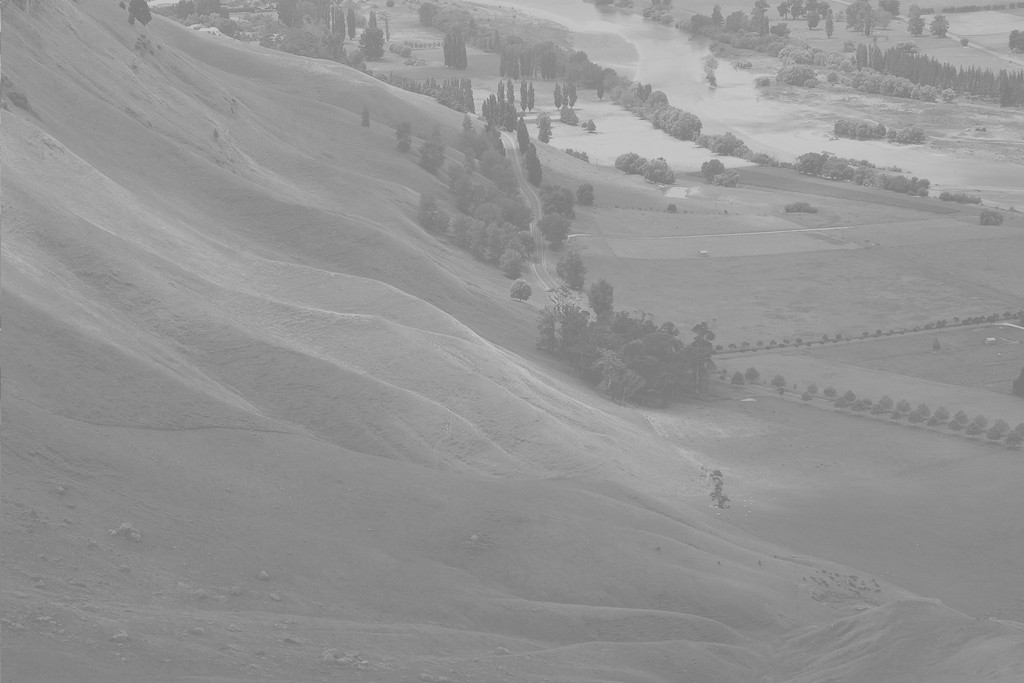
#> input picture _notebooks/2021-09-05-Unequalized_Hawkes_Bay_NZ.jpeg, 1024 x 683 px
$ jupyter execute --allow-errors '2021-09-05-(노트) Boxplot, Histogram [파이썬].ipynb'
#> lines starting #> are read from the running program, lines starting #| are printed output that depends on the picture
# (노트) Boxplot, Histogram
> 완성

- toc:true
- branch: master
- badges: true
- comments: true
- author: 신록예찬
- hide: false
- categories: [파이썬]

### About this doc

`-` 데이터시각화 강의 드래프트

### import

[cell 1]
import matplotlib.pyplot as plt
import numpy as np

### boxplot

`-` ref: https://matplotlib.org/3.1.1/gallery/pyplots/boxplot_demo_pyplot.html#sphx-glr-gallery-pyplots-boxplot-demo-pyplot-py

#### 전북고예제: 평균은 괜찮은 측정값인가? (통계학과)

`-` 전북고등학교에서 통계학을 수업하는 두 선생님이 있다. 편의상 A 선생님과 B 선생님이라고 하자. A 선생님이 강의한 반의 통계학 점수는 평균 79.1점, B 선생님이 강의한 반의 통계학 점수는 평균 78.3점 이라고 하자.

`-` 의사결정: A 선생님에게 배운 학생들의 실력이 평균적으로 좋을것이다.

[cell 2]
y1=[75,75,76,76,77,77,79,79,79,98] ## A 선생님에게 통계학을 배운 학생의 점수들
y2=[76,76,77,77,78,78,80,80,80,81] ## B 선생님에게 통계학을 배운 학생의 점수들

[cell 3]
np.mean(y1), np.mean(y2)

`-` 평균은 A반(=A선생님에게 통계학을 배운 반)이 더 높다. 그런데 98점을 받은 학생때문에 전체 평균이 올라간것이지 나머지 학생들은 모두 B반(=B선생님에게 통계학을 배운 반) 학생들의 점수가 더 높다.

`-` 단순한 평균비교보다 분포를 비교하는것이 중요함. 분포를 살펴보는 방법중 하나로는 박스플랏이 있다.

[cell 4]
plt.boxplot(y1)

- A반의 boxplot
- 뚝 떨어진 하나의 점은 98점
- 붉은 선은 중앙값 (평균이 아니라 중앙값)
- 나머지 점들은 7~80점에 분포되어있다.

[cell 5]
plt.boxplot(y2)

- B반의 boxplot

`-` 따로따로 그리는것은 별로 좋지않은 시각화 방법같다. (한눈에 보이지 않음, y축의 scale도 다름)

`-` 아래와 같이 개선해보자.

[cell 6]
plt.boxplot([y1,y2])

`-` 미적인 요소가 아쉽긴 하지만 이정도는 괜찮다.

#### 박스플랏이란? (통계학과)

`-` ref: https://towardsdatascience.com/understanding-boxplots-5e2df7bcbd51
 - github: https://github.com/mGalarnyk/Python_Tutorials/blob/master/Statistics/boxplot/box_plot.ipynb

`-` 아래의 그림을 보면서 이해하자.

[cell 7]
#collapse
np.random.seed(916170)

# connection path is here: https://stackoverflow.com/questions/6146290/plotting-a-line-over-several-graphs
mu, sigma = 0, 1 # mean and standard deviation
s = np.random.normal(mu, sigma, 1000)

fig, axes = plt.subplots(nrows = 1, ncols = 1, figsize=(10, 5))

# rectangular box plot
bplot = axes.boxplot(s,
                vert=False,
                patch_artist=True,
                showfliers=True, # This would show outliers (the remaining .7% of the data)
                positions = [0],
                boxprops = dict(linestyle='--', linewidth=2, color='Black', facecolor = 'red', alpha = .4),
                medianprops = dict(linestyle='-', linewidth=2, color='Yellow'),
                whiskerprops = dict(linestyle='-', linewidth=2, color='Blue', alpha = .4),
                capprops = dict(linestyle='-', linewidth=2, color='Black'),
                flierprops = dict(marker='o', markerfacecolor='green', markersize=10,
                  linestyle='none', alpha = .4),
                widths = .3,
                zorder = 1)

axes.set_xlim(-4, 4)
plt.xticks(fontsize = 14)

axes.set_yticks([])
axes.annotate(r'',
            xy=(-.73, .205), xycoords='data',
            xytext=(.66, .205), textcoords='data',
            arrowprops=dict(arrowstyle="|-|",
                            connectionstyle="arc3")
            );

axes.text(0, .25, "Interquartile Range \n(IQR)",  horizontalalignment='center', fontsize=18)
axes.text(0, -.21, r"Median", horizontalalignment='center', fontsize=16);
axes.text(2.65, -.15, "\"Maximum\"", horizontalalignment='center', fontsize=18);
axes.text(-2.65, -.15, "\"Minimum\"", horizontalalignment='center', fontsize=18);
axes.text(-.68, -.24, r"Q1", horizontalalignment='center', fontsize=18);
axes.text(-2.65, -.21, r"(Q1 - 1.5*IQR)", horizontalalignment='center', fontsize=16);
axes.text(.6745, -.24, r"Q3", horizontalalignment='center', fontsize=18);
axes.text(.6745, -.30, r"(75th Percentile)", horizontalalignment='center', fontsize=12);
axes.text(-.68, -.30, r"(25th Percentile)", horizontalalignment='center', fontsize=12);
axes.text(2.65, -.21, r"(Q3 + 1.5*IQR)", horizontalalignment='center', fontsize=16);

axes.annotate('Outliers', xy=(2.93,0.015), xytext=(2.52,0.20), fontsize = 18,
            arrowprops={'arrowstyle': '->', 'color': 'black', 'lw': 2},
            va='center');

axes.annotate('Outliers', xy=(-3.01,0.015), xytext=(-3.41,0.20), fontsize = 18,
            arrowprops={'arrowstyle': '->', 'color': 'black', 'lw': 2},
            va='center');

fig.tight_layout()
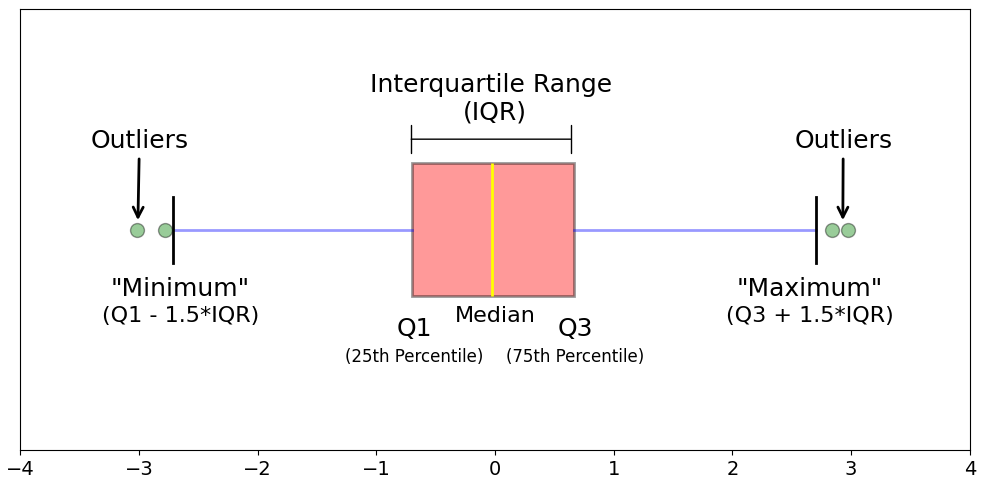
#> figure drawn by matplotlib, 1 panel

#### plotly (컴퓨터공학과)

[cell 8]
import plotly.express as px
from IPython.display import HTML
import pandas as pd

[cell 9]
A=pd.DataFrame({'y':y1,'x':['A']*len(y1)})
B=pd.DataFrame({'y':y2,'x':['B']*len(y2)})
df=pd.concat([A,B],ignore_index=True)

[cell 10]
df

[cell 11]
fig=px.box(data_frame=df,x='x',y='y')
HTML(fig.to_html(include_plotlyjs='cdn',include_mathjax=False))

### histogram

#### 히스토그램이란?

`-` X축이 변수의 구간, Y축은 그 구간에 포함된 빈도를 의미함

`-` 예를들면 아래와 같은것

[cell 12]
plt.hist(np.random.normal(loc=0,scale=1,size=10000))
#> figure, not shown here; tallest bar 3060 high, from x = -0.752 to 0.0791

#### 전북고예제

`-` 중심경향값, 집중경항치 (Measure of central tendency): 분포의 중심성을 나타내기 위한 값, 예시로는 평균 중앙값등이 있음.
- https://en.wikipedia.org/wiki/Central_tendency

`-` "평균이 항상 좋은 중심경향값은 아니다"라는 사실은 이해했음.

`-` 하지만 특수한 상황을 가정하면 평균이 좋은 중심경향값임.

[cell 13]
np.random.seed(43052)
y1=np.random.normal(loc=0,scale=1,size=10000) # 전북고 A반의 통계학 성적이라 생각하자.
y2=np.random.normal(loc=0.5,scale=1,size=10000) # 전북고 B반의 통계학 성적이라 생각하자.

[cell 14]
np.mean(y1), np.mean(y2)

[cell 15]
(np.mean(y2)-np.mean(y1)).round(3)

[cell 16]
plt.boxplot([y1,y2])

- 분포의 모양은 거의 비슷하다.

- 이런상황에서는 $B반의 성적 \approx A반의 성적+0.51$ 라고 주장해도 큰 무리가 없을 정도

`-` 정규분포를 가정하면 앞선예제와 같은 모양이 잘 안나옴.

`-` 그런데 정규분포인것은 어떻게 아는가? $\to$ 히스토그램을 그려봐서 종모양이 나오는지 살펴보자.

[cell 17]
plt.hist(y1,bins=50)
#> figure, not shown here; tallest bar 652 high, from x = -0.253 to -0.0922

[cell 18]
plt.hist(y2,bins=50)
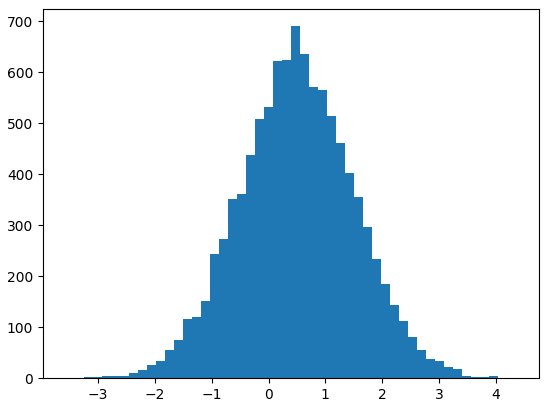
#> figure drawn by matplotlib, 1 panel; tallest bar 690 high, from x = 0.395 to 0.554

[cell 19]
plt.hist([y1,y2],bins=200)
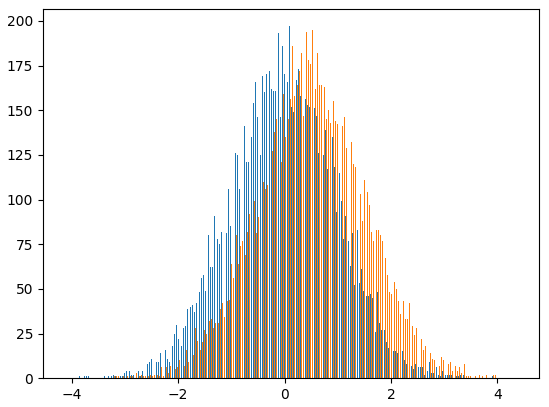
#> figure drawn by matplotlib, 1 panel; tallest bar 197 high, from x = 0.0832 to 0.1; tallest bar 195 high, from x = 0.525 to 0.542

#### seaborn

[cell 20]
A=pd.DataFrame({'y':y1,'x':['A']*len(y1)})
B=pd.DataFrame({'y':y2,'x':['B']*len(y2)})
df=pd.concat([A,B],ignore_index=True)

#> (a cell that did not finish here is left out)

#### plotnine

[cell 22]
from plotnine import *
#> (the rest of this cell did not finish here and is left out)

#### plotly

`-` 인터렉티브 그래프를 위하여 plotly 갤러리 구경

[cell 23]
import plotly.figure_factory as ff
fig = ff.create_distplot([y1,y2], ['A','B'])
HTML(fig.to_html(include_plotlyjs='cdn',include_mathjax=False))

`-` bin_size 변경

[cell 24]
fig = ff.create_distplot([y1,y2], ['A','B'], bin_size=.1)
HTML(fig.to_html(include_plotlyjs='cdn',include_mathjax=False))

`-` 밑에 분포그램 없애기

[cell 25]
fig = ff.create_distplot([y1,y2], ['A','B'], bin_size=.1,show_rug=False)
HTML(fig.to_html(include_plotlyjs='cdn',include_mathjax=False))

#### HE, Histogram Equalization

`-` ref: https://docs.opencv.org/4.5.0/d5/daf/tutorial_py_histogram_equalization.html

`-` 히스토그램 평활화: 이미지의 명암대비 개선

[cell 26]
#!pip install opencv-python
import cv2 as cv
img = cv.imread('2021-09-05-Unequalized_Hawkes_Bay_NZ.jpeg',0)
#> img is the input picture: shape (683, 1024); min 114, max 208, mean 148
plt.imshow(img,cmap='gray',vmin=0,vmax=255)
plt.colorbar()
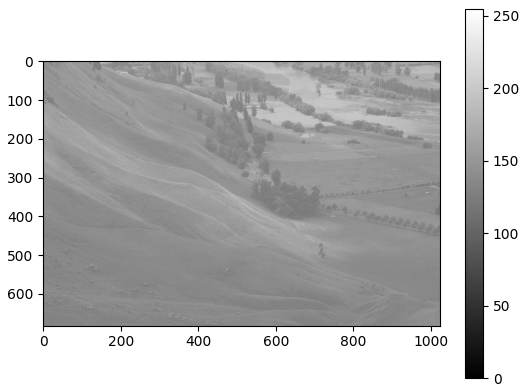
#> figure drawn by matplotlib, 2 panels

- 위키피디아의 이미지를 다운받아서 img 파일로 저장

[cell 27]
plt.imshow(img[200:300,400:500],cmap='gray',vmin=0,vmax=255)
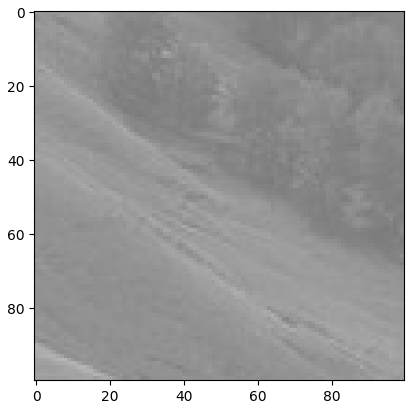
#> figure drawn by matplotlib, 1 panel

[cell 28]
plt.imshow(img[200:250,400:450],cmap='gray',vmin=0,vmax=255)
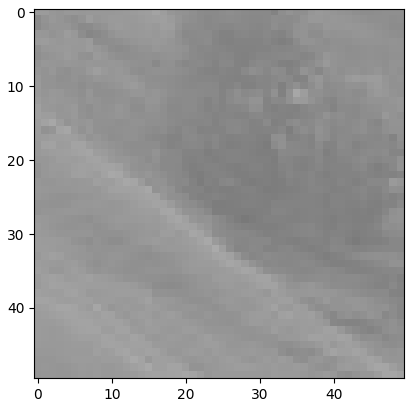
#> figure drawn by matplotlib, 1 panel

[cell 29]
df=pd.DataFrame(img)
#> df = table of 683 rows and 1024 columns
#> (the rest of this cell did not finish here and is left out)

[cell 30]
plt.hist(img.flatten(),256,[0,256],color='r')
plt.title('before HE')
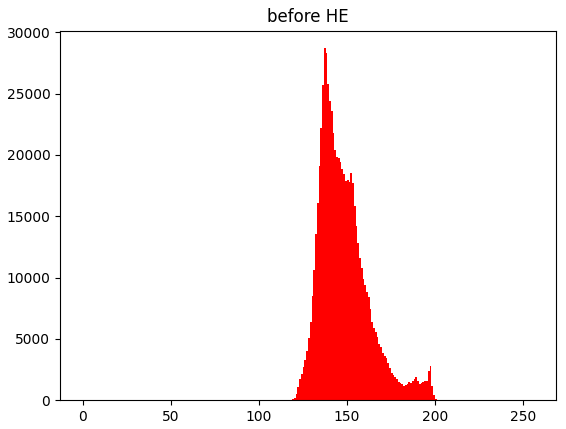
#> figure drawn by matplotlib, 1 panel; tallest bar 28701 high, from x = 137 to 138

[cell 31]
img2=cv.equalizeHist(img)
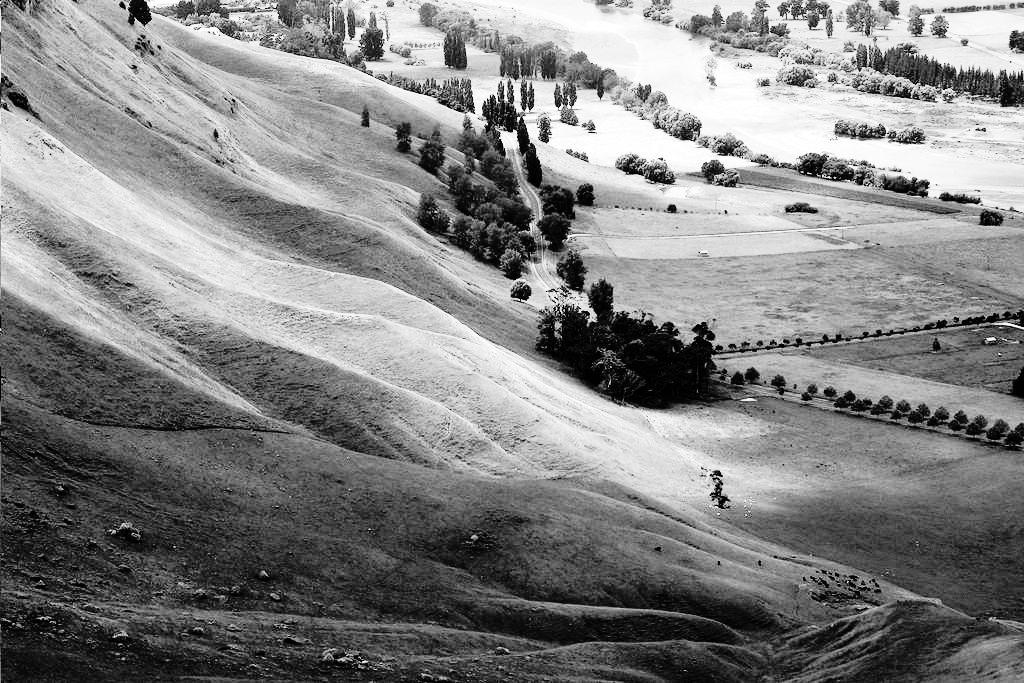
#> img2: shape (683, 1024); min 0, max 255, mean 130.5

[cell 32]
df=pd.DataFrame(img2)
#> (the rest of this cell did not finish here and is left out)

[cell 33]
plt.hist(img2.flatten(),256,[0,256],color='r')
plt.title('after HE')
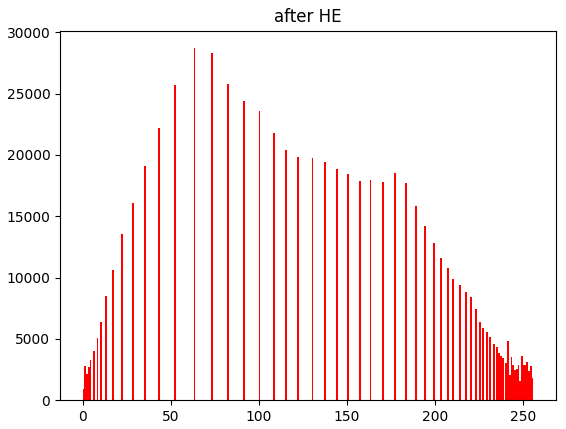
#> figure drawn by matplotlib, 1 panel; tallest bar 28701 high, from x = 63 to 64

[cell 34]
_img=np.hstack((img,img2)) #stacking image side by side
fig=plt.figure(figsize=(20,10))
plt.imshow(_img,cmap='gray')
plt.colorbar()
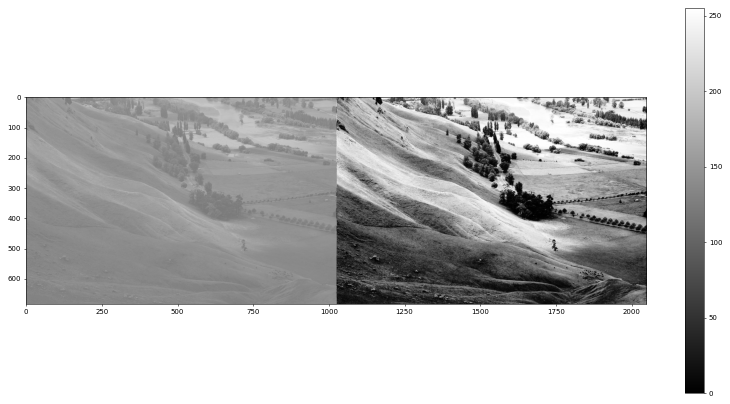
#> figure drawn by matplotlib, 2 panels

$ run again, with _notebooks/2021-08-25-Hani02.jpeg copied over _notebooks/2021-09-05-Unequalized_Hawkes_Bay_NZ.jpeg
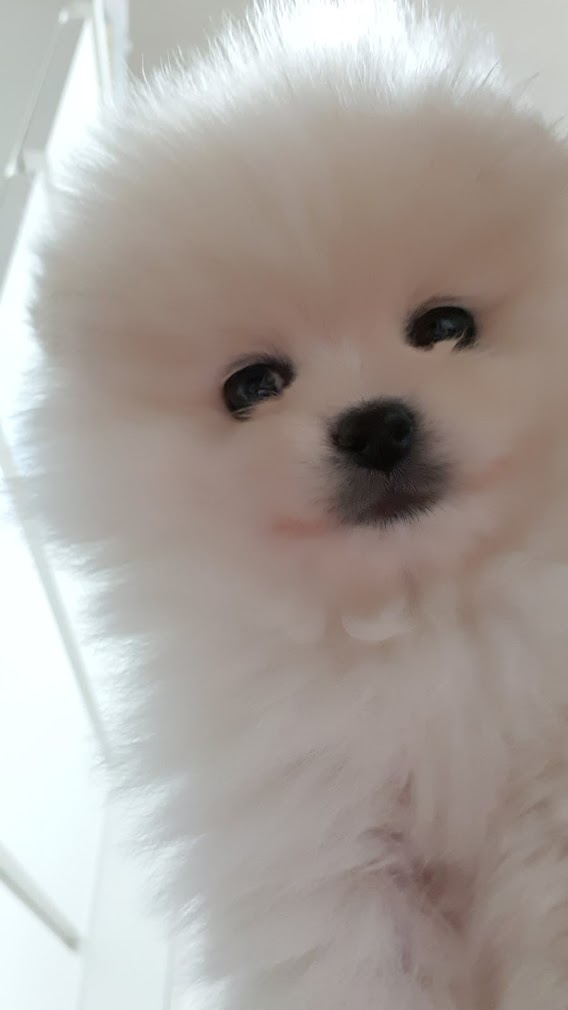
#> input picture _notebooks/2021-08-25-Hani02.jpeg, 568 x 1010 px
#> `[cell 28] plt.imshow(img[200:250,400:450],cmap='gray',vmin=0,vmax=255)`:
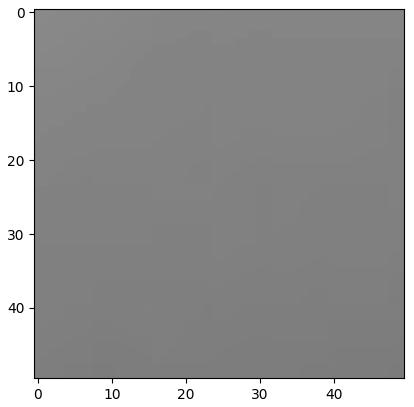
#> figure drawn by matplotlib, 1 panel
#> df = table of 1010 rows and 568 columns
#> `[cell 34] _img=np.hstack((img,img2)) #stacking image side by side fig=..`:
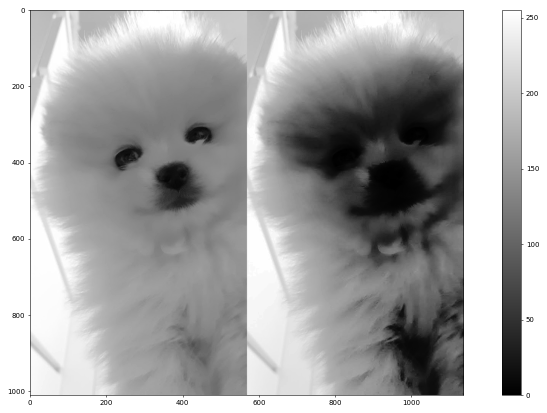
#> figure drawn by matplotlib, 2 panels
